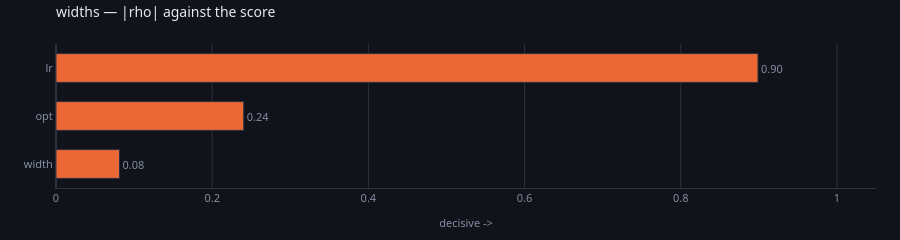

The notebook cell this image was saved under:
### Code cell
influence(store, space, study=STUDY)

### Figure 1 — Plotly figure (JSON) as saved in the notebook; plotly's stock layout.template omitted (floating-point values rounded to 4 significant figures)
{"data": [{"cliponaxis": false, "hovertemplate": "<b>%{y}</b><br>|rho| %{x:.3f}<extra></extra>", "marker": {"color": "#eb6834", "line": {"color": "#2c3242", "width": 1}}, "orientation": "h", "text": ["0.08", "0.24", "0.90"], "textfont": {"color": "#868ea3", "size": 11}, "textposition": "outside", "type": "bar", "x": [0.08132, 0.2404, 0.8989], "y": ["width", "opt", "lr"]}], "layout": {"bargap": 0.4, "font": {"color": "#e7e9ef", "family": "system-ui, -apple-system, Segoe UI, Roboto, sans-serif", "size": 12}, "height": 220, "hoverlabel": {"align": "left", "bgcolor": "#1a1e28", "bordercolor": "#2c3242", "font": {"color": "#e7e9ef", "family": "system-ui, -apple-system, Segoe UI, Roboto, sans-serif"}}, "legend": {"bgcolor": "rgba(0,0,0,0)", "font": {"color": "#868ea3"}, "orientation": "h", "x": 1, "xanchor": "right", "y": 1.02, "yanchor": "bottom"}, "margin": {"b": 44, "l": 56, "r": 24, "t": 44}, "paper_bgcolor": "#101319", "plot_bgcolor": "#101319", "showlegend": false, "title": {"font": {"size": 14}, "text": "widths — |rho| against the score", "x": 0, "xanchor": "left", "xref": "paper", "y": 0.97, "yanchor": "top"}, "xaxis": {"gridcolor": "#2c3242", "linecolor": "#2c3242", "range": [0, 1.05], "tickfont": {"color": "#868ea3", "size": 11}, "title": {"font": {"color": "#868ea3", "size": 11}, "text": "decisive ->"}, "zerolinecolor": "#2c3242"}, "yaxis": {"gridcolor": "#2c3242", "linecolor": "#2c3242", "showgrid": false, "tickfont": {"color": "#868ea3", "size": 11}, "title": {"font": {"color": "#868ea3", "size": 11}}, "zerolinecolor": "#2c3242"}}}
